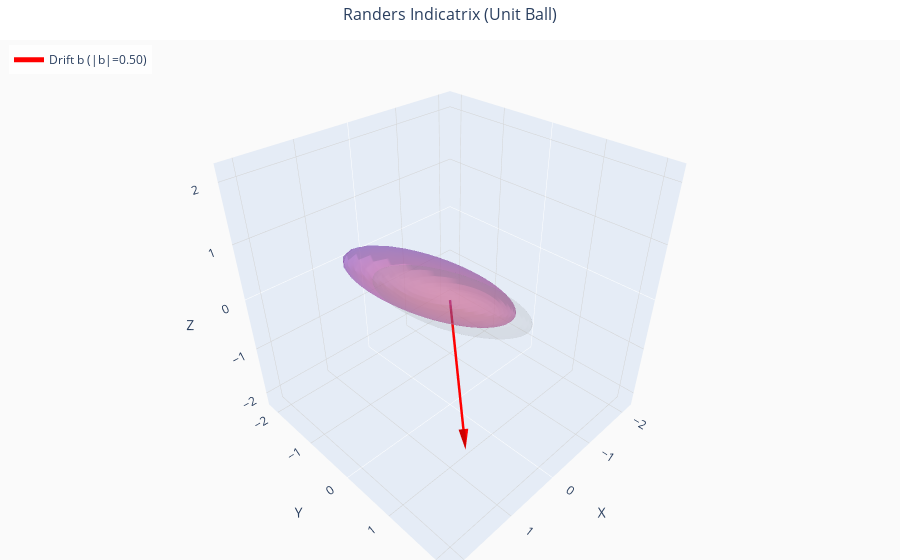

Here is the notebook cell this chart was saved with:
### Markdown cell above
## 5. Using with Your Actual Manifolds

Connect the visualizer to your learned geometries:

### Code cell
# Example: Visualize a Randers metric from diffgeo
try:
    from diffgeo.geometry import RandersMetric, make_randers_spd
    import jax
    
    key = jax.random.PRNGKey(42)
    metric = make_randers_spd(dim=3, key=key, drift_strength=0.4)
    
    A_np = np.array(metric.A)
    b_np = np.array(metric.b)
    
    print(f"Created RandersMetric with drift strength {np.linalg.norm(b_np):.3f}")
    fig = viz.explore_finsler(A_np, b_np)
    fig.show()
except ImportError as e:
    print(f"JAX not available: {e}")

### Figure 1 — Plotly figure (JSON) as saved in the notebook; plotly's stock layout.template omitted (floating-point values rounded to 4 significant figures; data arrays with more than 128 entries replaced by an {"elided": "..."} marker saying what was removed)
{"data": [{"colorscale": [[0, "rgba(255, 100, 100, 0.7)"], [1, "rgba(100, 100, 255, 0.7)"]], "hoverinfo": "name", "name": "Randers Indicatrix", "opacity": 0.7, "showscale": false, "surfacecolor": {"elided": "50x50 float values"}, "type": "surface", "x": {"elided": "50x50 float values"}, "y": {"elided": "50x50 float values"}, "z": {"elided": "50x50 float values"}}, {"colorscale": [[0, "rgba(150, 150, 150, 0.3)"], [1, "rgba(150, 150, 150, 0.3)"]], "hoverinfo": "name", "name": "Riemannian (b=0)", "opacity": 0.3, "showscale": false, "type": "surface", "x": {"elided": "50x50 float values"}, "y": {"elided": "50x50 float values"}, "z": {"elided": "50x50 float values"}}, {"hoverinfo": "name", "line": {"color": "red", "width": 5}, "mode": "lines", "name": "Drift b (|b|=0.50)", "showlegend": true, "type": "scatter3d", "x": [0, 0.8952], "y": [0, 1.181], "z": [0, -1.343]}, {"anchor": "tail", "colorscale": [[0, "red"], [1, "red"]], "hoverinfo": "skip", "showlegend": false, "showscale": false, "sizemode": "absolute", "sizeref": 0.3, "type": "cone", "u": [0.8952], "v": [1.181], "w": [-1.343], "x": [0.8952], "y": [1.181], "z": [-1.343]}], "layout": {"legend": {"bgcolor": "rgba(255,255,255,0.8)", "x": 0.01, "xanchor": "left", "y": 0.99, "yanchor": "top"}, "margin": {"b": 0, "l": 0, "r": 0, "t": 40}, "paper_bgcolor": "white", "scene": {"aspectmode": "cube", "bgcolor": "rgba(250, 250, 250, 1)", "xaxis": {"gridcolor": "lightgray", "gridwidth": 1, "range": [-2.279, 2.279], "showgrid": true, "title": {"text": "X"}}, "yaxis": {"gridcolor": "lightgray", "gridwidth": 1, "range": [-2.279, 2.279], "showgrid": true, "title": {"text": "Y"}}, "zaxis": {"gridcolor": "lightgray", "gridwidth": 1, "range": [-2.279, 2.279], "showgrid": true, "title": {"text": "Z"}}}, "showlegend": true, "title": {"font": {"size": 16}, "text": "Randers Indicatrix (Unit Ball)", "x": 0.5}}}
